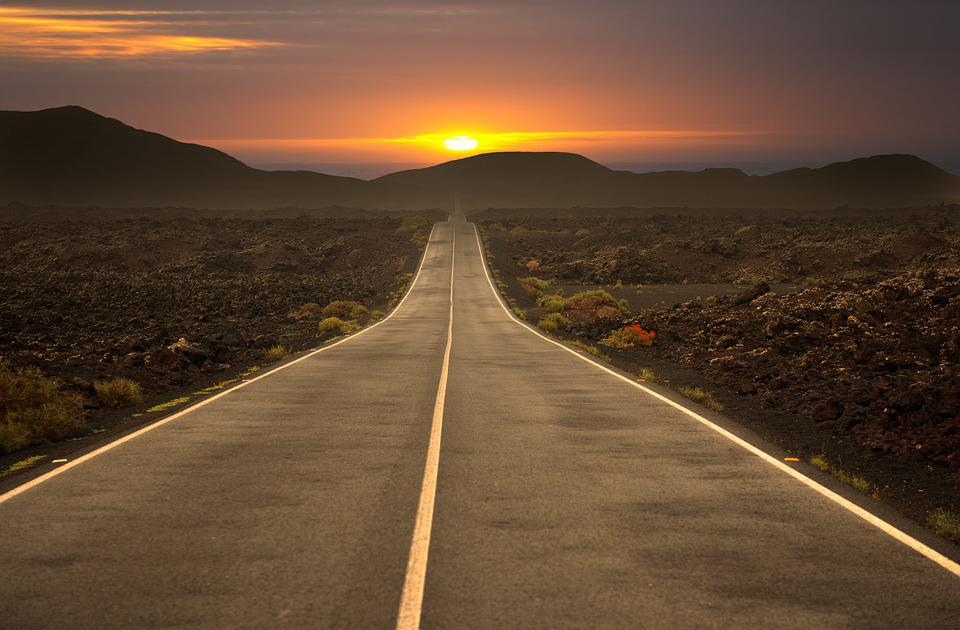
#> input picture a.jpg, 960 x 630 px, given in place of test2.mp4, which was not available
$ python main.py
#> lines starting #> are read from the running program, lines starting #| are printed output that depends on the picture; after the words box and inside, x2 and y2 are one past the last pixel; in counts of white or black regions, pixels touching at a corner belong together; pictures that were not available may be replaced by others from this repository, and a replacement may not be noted
import cv2
import numpy as np

def canny(image):
    gray = cv2.cvtColor(image,cv2.COLOR_RGB2GRAY)
    blur = cv2.GaussianBlur(gray,(5,5),0)
    canny = cv2.Canny(blur, 50, 150)
    return canny

def region_of_interest(image):
    height = image.shape[0]
    triangle = np.array([[
        (200, height),
        (550, 250),
        (1100, height), ]], np.int32)
    mask = np.zeros_like(image)
    cv2.fillPoly(mask,triangle,255)
    masked_image = cv2.bitwise_and(image,mask)
    return masked_image

def average_slope_intercept(image,lines):
    left_fit = []
    right_fit = []
    for line in lines:
        x1, y1, x2, y2 = line.reshape(4)
        parameters = np.polyfit((x1, x2), (y1, y2), 1)
        slope = parameters[0]
        intercept = parameters[1]
        if slope < 0:
            left_fit.append((slope,intercept))
        else:
            right_fit.append((slope,intercept))
    left_fit_average = np.average(left_fit,axis = 0)
    right_fit_average = np.average(right_fit,axis = 0)
    left_line = make_coordinates(image,left_fit_average)
    right_line = make_coordinates(image,right_fit_average)
    return np.array([left_line,right_line])

def make_coordinates(image,line_parameters):
    slope,intercept = line_parameters
    y1 = image.shape[0]
    y2 = int(y1*(3/5))
    x1 = int((y1 - intercept)/slope)
    x2 = int((y2 - intercept)/slope)
    return np.array([x1,y1,x2,y2])

def display_lines(image, lines):
    line_image = np.zeros_like(image)
    if lines is not None:
        #for line in lines:
        for line in lines:
            x1, y1, x2, y2 = line.reshape(4)
            #for x1, y1, x2, y2 in x:
            cv2.line(line_image,(x1, y1), (x2, y2), (0, 255 , 255), 10)
    return line_image
# [26 lines of commented-out code are left out]

cap = cv2.VideoCapture("test2.mp4")
while(cap.isOpened()):
    _, frame = cap.read()
#> frame is the input picture: shape (630, 960, 3); mean B, G, R 51.3, 74.3, 101
    canny_image = canny(frame)
#> in canny, `gray = cv2.cvtColor(image,cv2.COLOR_RGB2GRAY)`:
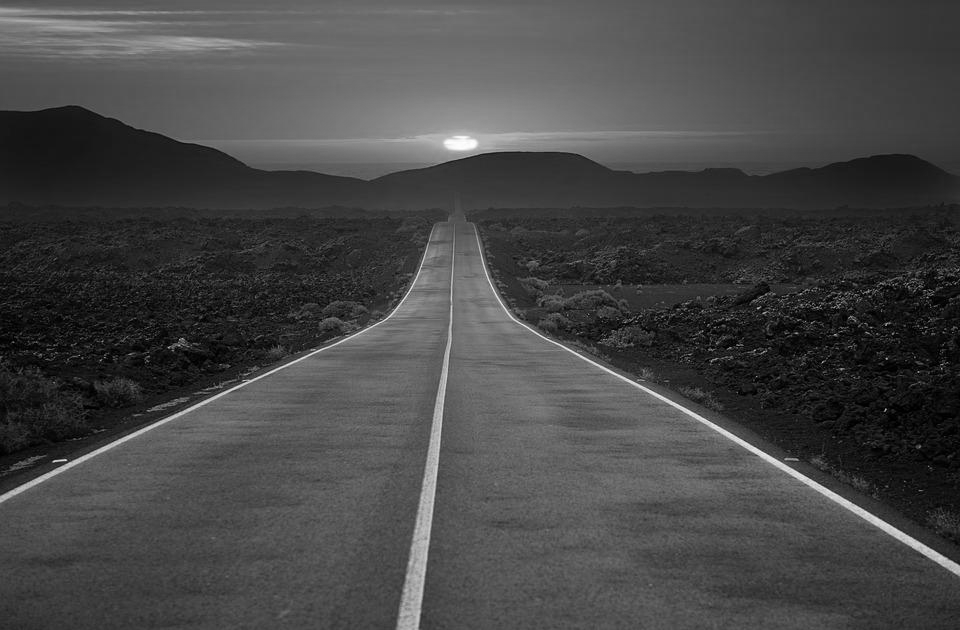
#> gray: shape (630, 960); min 0, max 254, mean 70.4
#> in canny, `canny = cv2.Canny(blur, 50, 150)`:
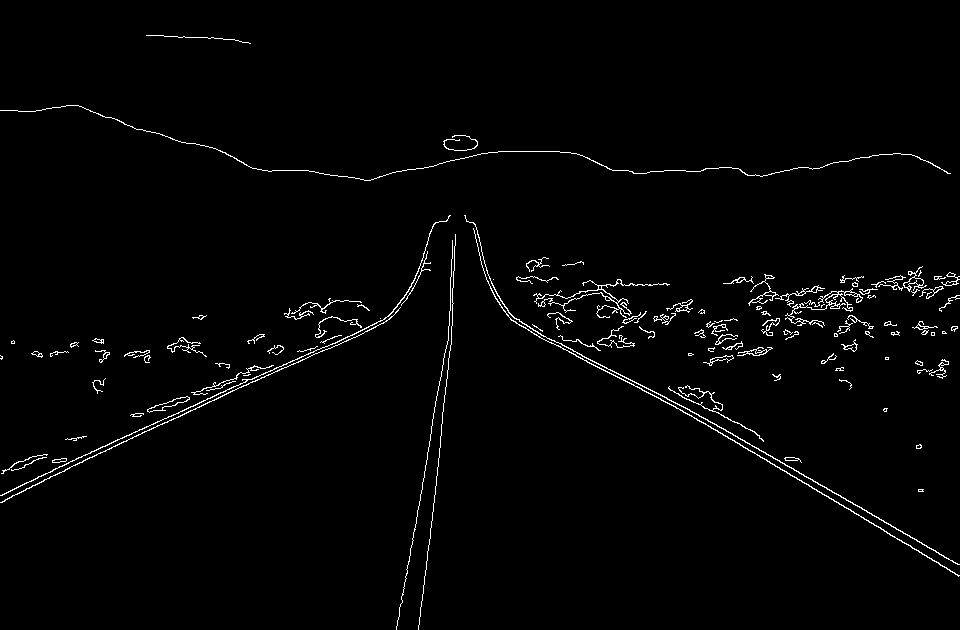
#> canny: shape (630, 960); 1.8% white in thin lines or dots
    cropped_canny = region_of_interest(canny_image)
#> in region_of_interest, `cv2.fillPoly(mask,triangle,255)`:
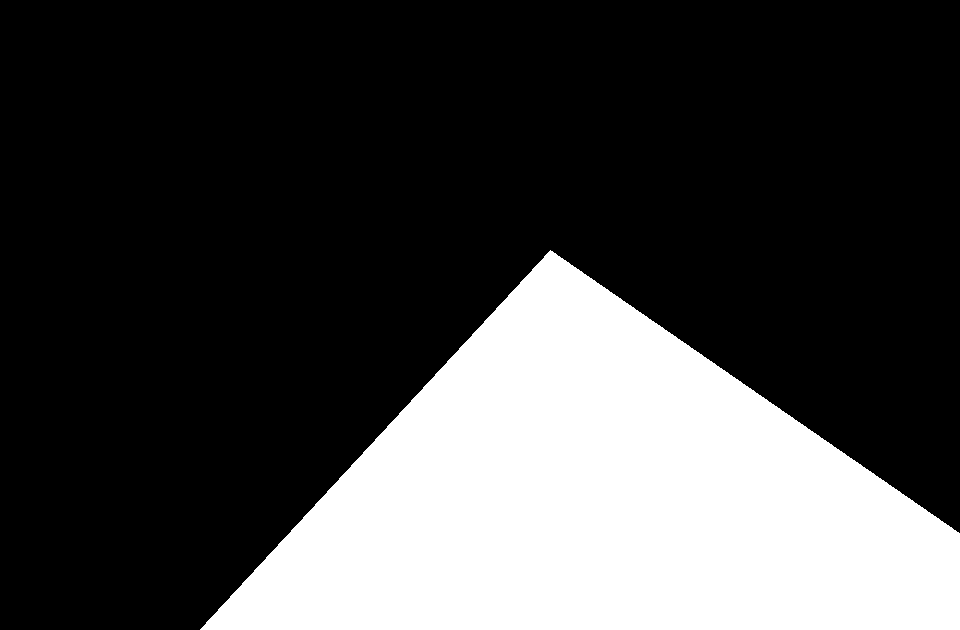
#> mask: shape (630, 960); 27.2% white; 1 white region, box (x1, y1, x2, y2) and area: (200, 250, 960, 630) 164285
#> in region_of_interest, `masked_image = cv2.bitwise_and(image,mask)`:
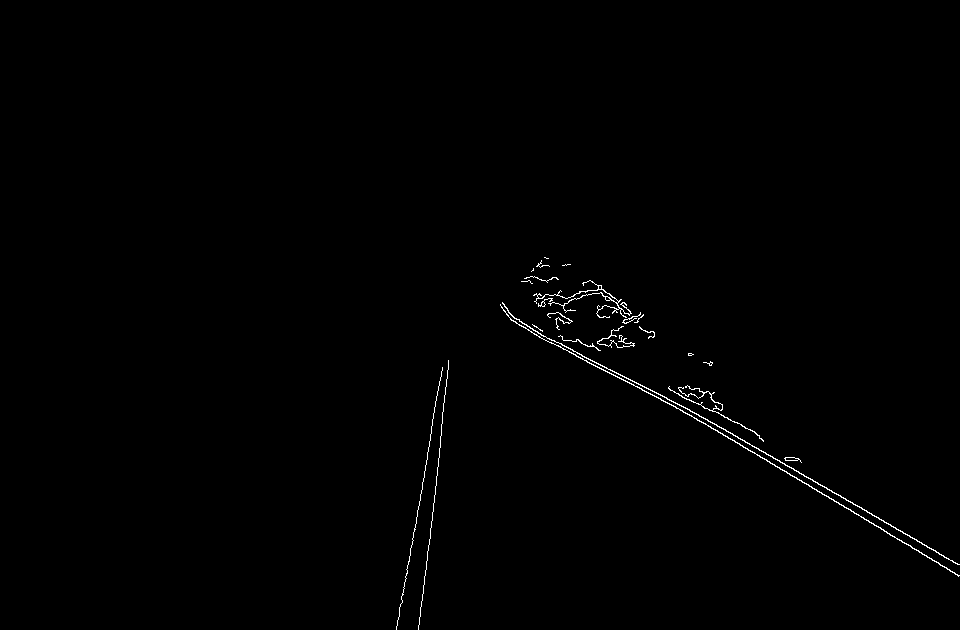
#> masked_image: shape (630, 960); 0.53% white in thin lines or dots, all inside (x1, y1, x2, y2) = (396, 257, 960, 630)
    lines = cv2.HoughLinesP(cropped_canny, 2, np.pi/180, 100, np.array([]), minLineLength=40,maxLineGap=5)
#> lines = [[691, 415, 958, 575], [687, 408, 958, 564], [533, 330, 699, 415], [422, 483, 442, 367], [428, 550, 438, 458], [576, 356, 689, 414], [399, 611, 420, 499], [715, 411, 756, 433]]
    averaged_lines = average_slope_intercept(frame, lines)
#> the loop in average_slope_intercept, `for line in lines:` made 8 passes
#> (x1, y1, x2, y2, slope, intercept) on passes 1 to 8: (691, 415, 958, 575, 0.599, 0.918), (687, 408, 958, 564, 0.576, 12.53), (533, 330, 699, 415, 0.512, 57.08), (422, 483, 442, 367, -5.8, 2930.6), (428, 550, 438, 458, -9.2, 4487.6), (576, 356, 689, 414, 0.513, 60.35), (399, 611, 420, 499, -5.33, 2739), (715, 411, 756, 433, 0.537, 27.34)
#> after the loop in average_slope_intercept, `for line in lines:`: left_fit = [(-5.8, 2930.6), (-9.2, 4487.6), (-5.33, 2739)]; right_fit = [(0.599, 0.918), (0.576, 12.53), (0.512, 57.08), (0.513, 60.35), (0.537, 27.34)]
#> in average_slope_intercept, `left_fit_average = np.average(left_fit,axis = 0)`: left_fit_average = [-6.78, 3385.7]
#> in average_slope_intercept, `right_fit_average = np.average(right_fit,axis = 0)`: right_fit_average = [0.547, 31.64]
#> in make_coordinates, `slope,intercept = line_parameters`: slope = -6.78; intercept = 3385.7
#> in make_coordinates, `x1 = int((y1 - intercept)/slope)`: x1 = 406
#> in make_coordinates, `x2 = int((y2 - intercept)/slope)`: x2 = 443
#> in average_slope_intercept, `left_line = make_coordinates(image,left_fit_average)`: left_line = [406, 630, 443, 378]
#> in average_slope_intercept, `right_line = make_coordinates(image,right_fit_average)`: right_line = [1093, 630, 632, 378]
#> averaged_lines = [[406, 630, 443, 378], [1093, 630, 632, 378]]
    line_image = display_lines(frame, averaged_lines)
#> the loop in display_lines, `for line in lines:` made 2 passes
#> after the loop in display_lines, `for line in lines:`:
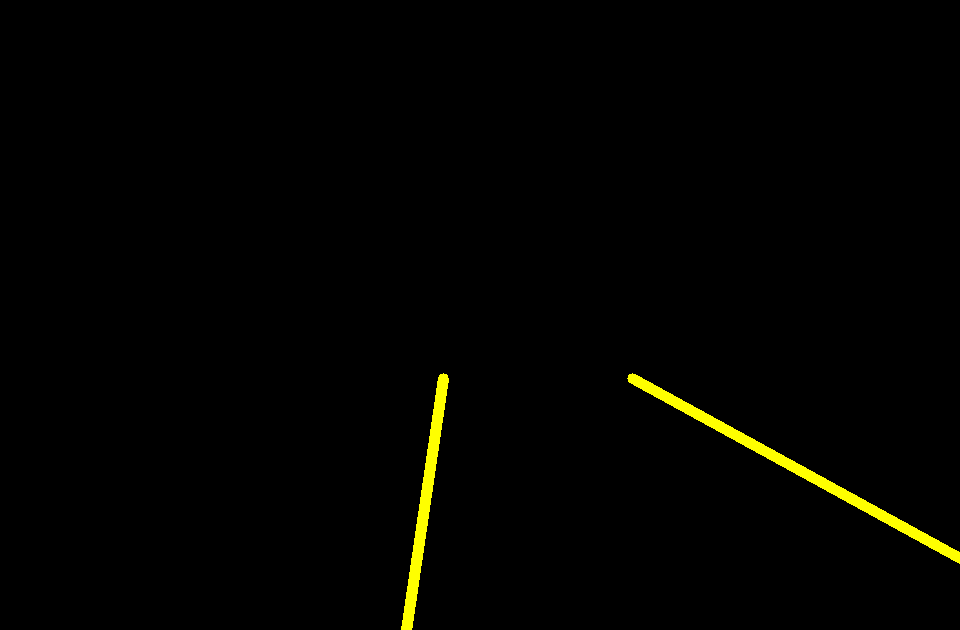
#> line_image: shape (630, 960, 3); mean of channels 0, 1, 2 0, 2.9, 2.9; drawn as B, G, R
    combo_image = cv2.addWeighted(frame, 0.8, line_image, 1, 1)
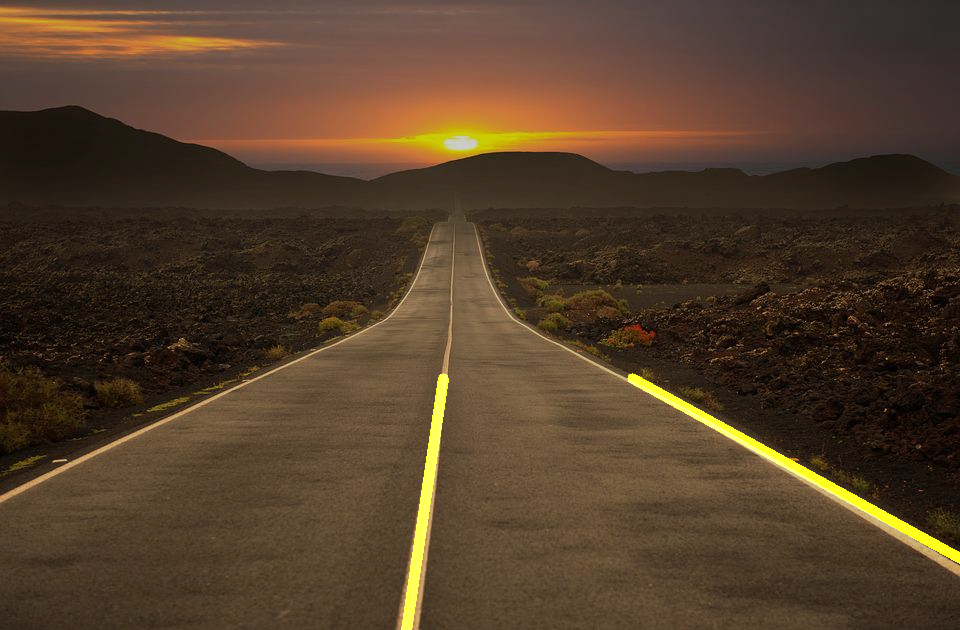
#> combo_image: shape (630, 960, 3); mean B, G, R 42, 62.1, 83.1
    cv2.imshow("result", combo_image)
    if cv2.waitKey(1) & 0xFF == ord('q'):
#> (key q is pressed here)
        break
cap.release()
cv2.destroyAllWindows()

$ run again, on a2.jpg
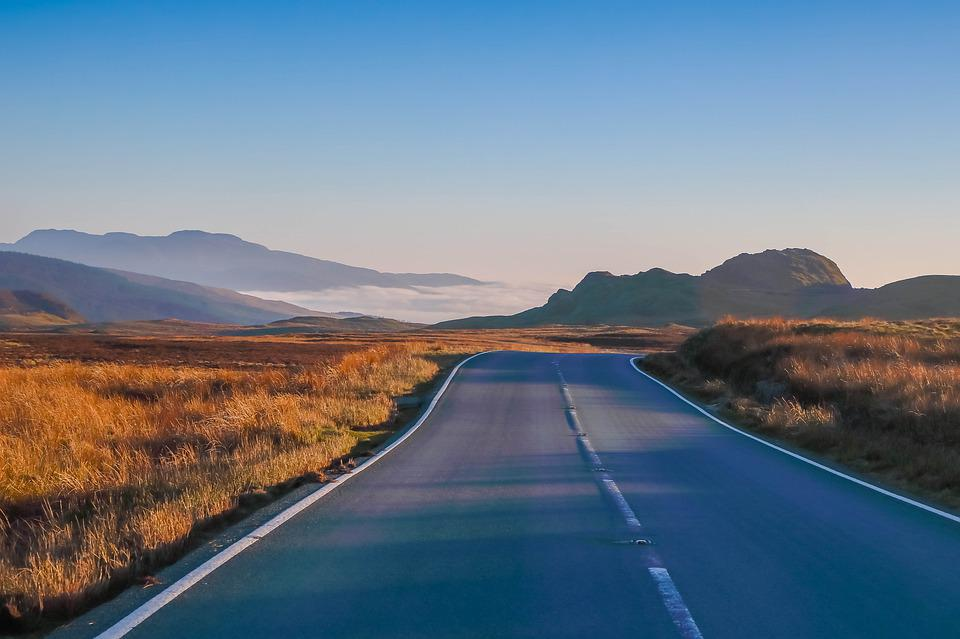
#> input picture a2.jpg, 960 x 639 px, given in place of test2.mp4, which was not available
#> frame is the input picture: shape (639, 960, 3); mean B, G, R 135.6, 119.3, 103.7
#> in canny, `canny = cv2.Canny(blur, 50, 150)`:
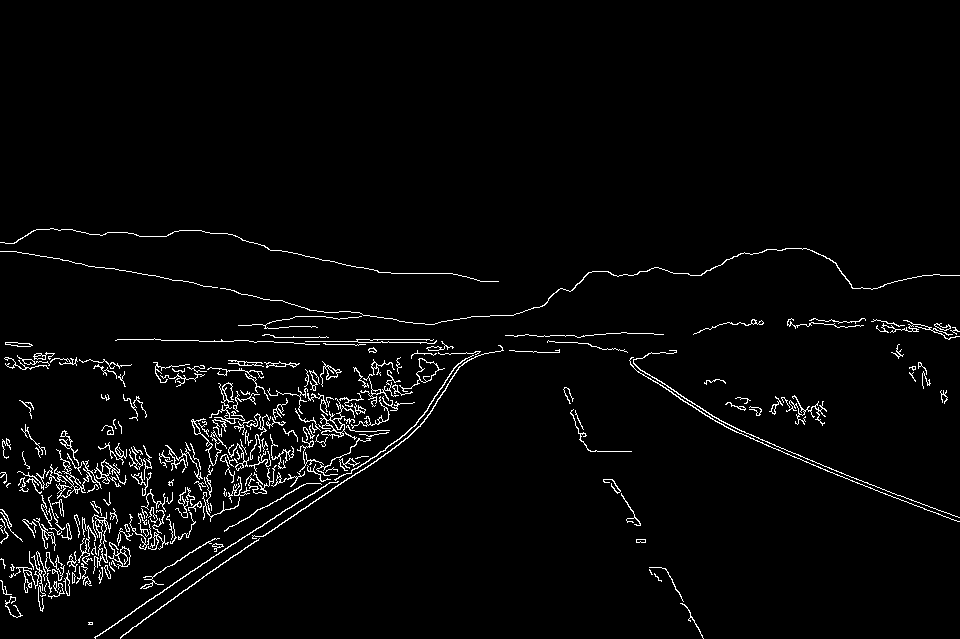
#> canny: shape (639, 960); 2.9% white in thin lines or dots, all inside (x1, y1, x2, y2) = (0, 228, 960, 639)
#> mask: shape (639, 960); 27.4% white; 1 white region, box (x1, y1, x2, y2) and area: (200, 250, 960, 639) 168116
#> masked_image: shape (639, 960); 0.4% white in thin lines or dots, all inside (x1, y1, x2, y2) = (337, 275, 905, 639)
#> lines = 13 rows, first 6: [848, 475, 892, 493], [724, 426, 817, 466], [767, 441, 807, 459], [630, 362, 676, 391], [665, 569, 703, 638], [630, 364, 680, 394]
#> the loop in average_slope_intercept, `for line in lines:` made 13 passes
#> (x1, y1, x2, y2, slope, intercept) on passes 1 to 8: (848, 475, 892, 493, 0.409, 128.1), (724, 426, 817, 466, 0.43, 114.6), (767, 441, 807, 459, 0.45, 95.85), (630, 362, 676, 391, 0.63, -35.17), (665, 569, 703, 638, 1.82, -638.5), (630, 364, 680, 394, 0.6, -14), (414, 426, 455, 366, -1.46, 1031.9), (795, 453, 841, 473, 0.435, 107.3)
#> after the loop in average_slope_intercept, `for line in lines:`: left_fit = [(-1.46, 1031.9), (-0.705, 724.9), (-0.709, 721.2), (-1.48, 1045.4)]; right_fit = [(0.409, 128.1), (0.43, 114.6), (0.45, 95.85), (0.63, -35.17), (1.82, -638.5), (0.6, -14), (0.435, 107.3), (0.405, 135.1), (1.67, -541.7)]
#> left_fit_average = [-1.09, 880.8]
#> right_fit_average = [0.76, -72.04]
#> in make_coordinates, `slope,intercept = line_parameters`: slope = -1.09; intercept = 880.8
#> in make_coordinates, `x1 = int((y1 - intercept)/slope)`: x1 = 222
#> in make_coordinates, `x2 = int((y2 - intercept)/slope)`: x2 = 457
#> left_line = [222, 639, 457, 383]
#> right_line = [935, 639, 598, 383]
#> averaged_lines = [[222, 639, 457, 383], [935, 639, 598, 383]]
#> the loop in display_lines, `for line in lines:` made 2 passes
#> `combo_image = cv2.addWeighted(frame, 0.8, line_image, 1, 1)`:
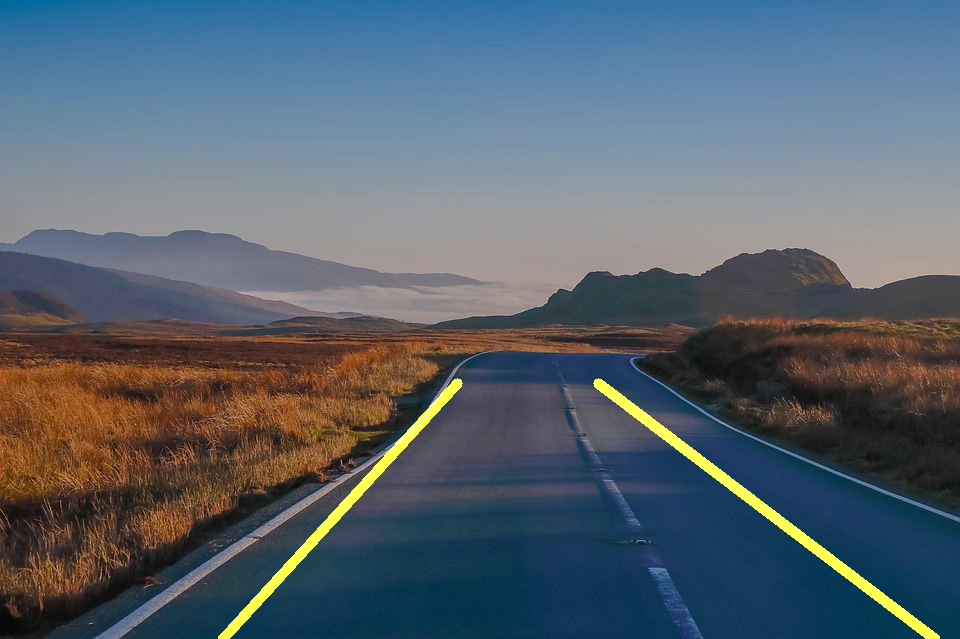
#> combo_image: shape (639, 960, 3); mean B, G, R 109.4, 98.9, 86.8
